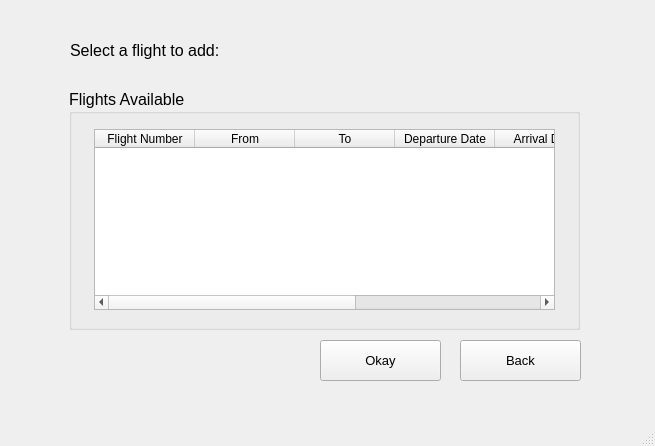
<?xml version="1.0" encoding="UTF-8"?>
<ui version="4.0">
 <class>MainWindow</class>
 <widget class="QMainWindow" name="MainWindow">
  <property name="geometry">
   <rect>
    <x>0</x>
    <y>0</y>
    <width>655</width>
    <height>446</height>
   </rect>
  </property>
  <property name="windowTitle">
   <string>MainWindow</string>
  </property>
  <widget class="QWidget" name="centralwidget">
   <widget class="QGroupBox" name="groupBox">
    <property name="geometry">
     <rect>
      <x>69</x>
      <y>89</y>
      <width>511</width>
      <height>241</height>
     </rect>
    </property>
    <property name="font">
     <font>
      <pointsize>12</pointsize>
     </font>
    </property>
    <property name="title">
     <string>Flights Available</string>
    </property>
    <widget class="QTableWidget" name="tableWidget">
     <property name="geometry">
      <rect>
       <x>25</x>
       <y>40</y>
       <width>461</width>
       <height>181</height>
      </rect>
     </property>
     <property name="font">
      <font>
       <pointsize>9</pointsize>
      </font>
     </property>
     <property name="dragEnabled">
      <bool>false</bool>
     </property>
     <column>
      <property name="text">
       <string>Flight Number</string>
      </property>
     </column>
     <column>
      <property name="text">
       <string>From</string>
      </property>
     </column>
     <column>
      <property name="text">
       <string>To</string>
      </property>
     </column>
     <column>
      <property name="text">
       <string>Departure Date</string>
      </property>
     </column>
     <column>
      <property name="text">
       <string>Arrival Date</string>
      </property>
     </column>
     <column>
      <property name="text">
       <string>Departure Time</string>
      </property>
     </column>
     <column>
      <property name="text">
       <string>Arrival Time</string>
      </property>
     </column>
    </widget>
   </widget>
   <widget class="QPushButton" name="addFlightClose">
    <property name="geometry">
     <rect>
      <x>460</x>
      <y>340</y>
      <width>121</width>
      <height>41</height>
     </rect>
    </property>
    <property name="font">
     <font>
      <pointsize>10</pointsize>
     </font>
    </property>
    <property name="text">
     <string>Back</string>
    </property>
   </widget>
   <widget class="QLabel" name="label">
    <property name="geometry">
     <rect>
      <x>70</x>
      <y>30</y>
      <width>201</width>
      <height>41</height>
     </rect>
    </property>
    <property name="font">
     <font>
      <pointsize>12</pointsize>
     </font>
    </property>
    <property name="text">
     <string>Select a flight to add:</string>
    </property>
   </widget>
   <widget class="QPushButton" name="pushButton_4">
    <property name="geometry">
     <rect>
      <x>320</x>
      <y>340</y>
      <width>121</width>
      <height>41</height>
     </rect>
    </property>
    <property name="font">
     <font>
      <pointsize>10</pointsize>
     </font>
    </property>
    <property name="text">
     <string>Okay</string>
    </property>
   </widget>
  </widget>
  <widget class="QMenuBar" name="menubar">
   <property name="geometry">
    <rect>
     <x>0</x>
     <y>0</y>
     <width>655</width>
     <height>26</height>
    </rect>
   </property>
  </widget>
  <widget class="QStatusBar" name="statusbar"/>
 </widget>
 <resources/>
 <connections/>
</ui>
